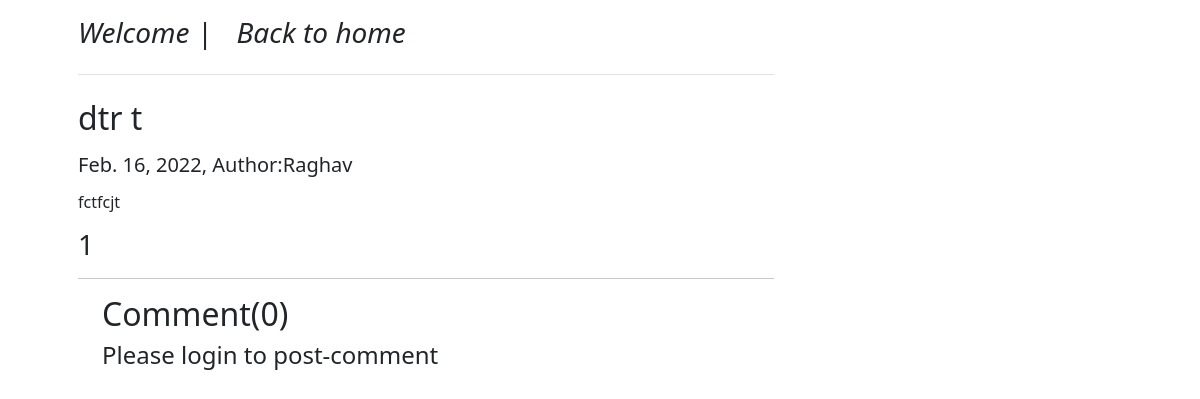
Page /blog-post/cfjtcf/ on the earlier database version.
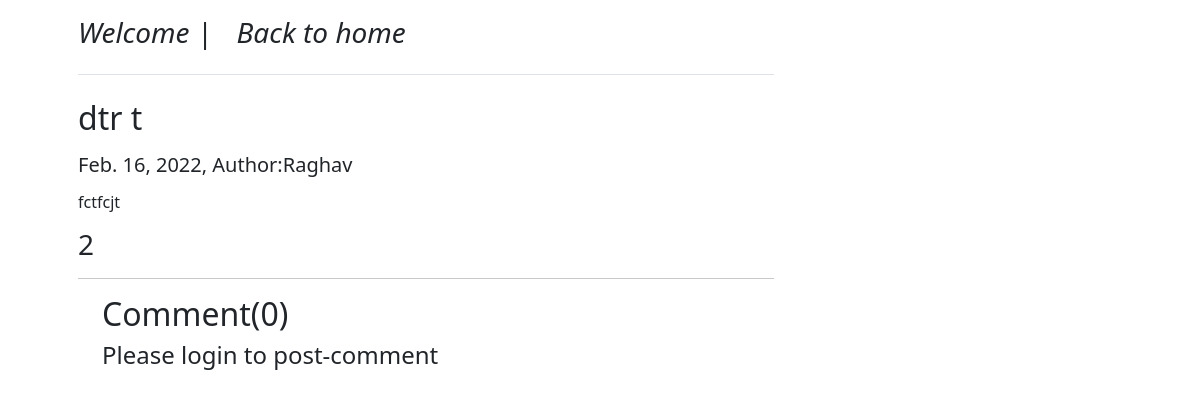
Same page on the later database version.
### home/models.py (models this page shows, shortened)
class Blog(models.Model):
    author=models.ForeignKey(User,null=True,on_delete=models.CASCADE)
    post_id=models.AutoField(primary_key=True)
    slug=models.CharField(max_length=130,blank=True)
    title=models.CharField(max_length=100,null=True)
    description=models.TextField(null=True)
    thumbnail=models.ImageField(default="userprofile.png",upload_to='static',null=True)
    date_created=models.DateField(auto_now=True,null=True)
    viewers = models.TextField(default="", null=True, blank=True)
    numViews = models.IntegerField(default=0)

class User(AbstractBaseUser,PermissionsMixin):
    username=None
    email=models.EmailField(db_index=True,unique=True,max_length=254)
    first_name=models.CharField(max_length=50)
    last_name=models.CharField(max_length=50)
    mobile=models.CharField(max_length=50)
    address=models.CharField(max_length=50)
    date_joined=models.DateTimeField(default=now)
    is_staff=models.BooleanField(default=False)#must need,otherwise you will not able to login
    is_active=models.BooleanField(default=False)#must need,otherwise you will not able to login
    is_superuser=models.BooleanField(default=False)#This is inherited Permissions
    objects=CustomUserManager()
    USERNAME_FIELD='email'
    REQUIRED_FIELD = []
    class Meta:
        verbose_name='user'
        verbose_name_plural='users'

### home/views.py (the view)
# urls.py: path('blog-post/<str:slug>/',views.blogpost,name="blog"),
def blogpost(request,slug):
    blog=Blog.objects.filter(slug=slug).first()
    if blog.viewers == None:
            blog.viewers = ""
            blog.save()
    user=request.user
    if user.is_authenticated and user.first_name not in blog.viewers:
        blog.numViews += 1
        blog.save()
        blog.viewers+=user.first_name
        blog.save()
    comment=BlogComment.objects.filter(blog=blog,parent=None)
    replies=BlogComment.objects.filter(blog=blog).exclude(parent=None)
    replyDict={}
    for reply in replies:
        if reply.parent.comment_id not in replyDict.keys():
            replyDict[reply.parent.comment_id]=[reply]
        else:
            replyDict[reply.parent.comment_id].append(reply)
    context={'blog':blog,'comment':comment,'replyDict':replyDict}
    return render(request,'blog_post.html',context)

### home/templates/blog_post.html (shortened to what this page needs)
{% extends 'base.html' %} {% load static %} {% load humanize %} {% load extra_filter %} {% block title %}Blog-Post{% endblock title %} {% block content %}
<div class="container mt-3 mp-4">
    <div class="col-md-8">
        <h3 class="pb-4 mb-4 fst-italic border-bottom">
            Welcome | <a href="{% url 'home' %}" class="anchor-tag text-dark">Back to home
            </a>
        </h3>
        <article class="blog-post">
            <h2 class="blog-post-title">{{blog.title}}</h2>
            <p class="blog-post-meta">
                <h5>{{blog.date_created}}, Author:{{blog.author.first_name}}</h5>
            </p>
            <p>
                <h6>{{blog.description}}</h6>
            </p>
            <h3>{{blog.numViews}}</h3>
            <hr>
    </div>
    <div class="container">
        <h2>Comment({{comment.count}})</h2>
        {% if request.user.is_authenticated %}
        <form action="{% url 'postcomment' blog.slug  %}" method="POST" class="form-group mt-2">
            {% csrf_token %}
            <div class="mb-3">
                <label for="exampleInputEmail1" class="form-label">
                    <h4>Post Comment</h4>
                </label>
                <input type="text" class="form-control" name="comment" placeholder="Enter Comment here" aria-describedby="emailHelp">
                <input type="hidden" name="post_id" value="{{blog.post_id}}">
                <input type="hidden" name="parentSno" value="">
            </div>
            <button type="submit" class="btn btn-primary">Submit</button>
        </form>
        {% else %}
        <h4 class="mt-2">Please login to post-comment</h4> {% endif %}
    </div>
</div>
{% endblock content %}

Differences in the rows shown:
changed Blog "dtr t": numViews "1" → "2"
